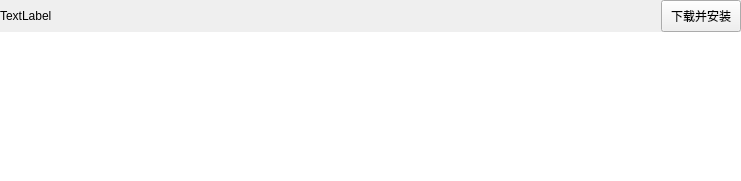
<?xml version="1.0" encoding="UTF-8"?>
<ui version="4.0">
 <class>UpdateItem</class>
 <widget class="QWidget" name="UpdateItem">
  <property name="geometry">
   <rect>
    <x>0</x>
    <y>0</y>
    <width>741</width>
    <height>181</height>
   </rect>
  </property>
  <property name="windowTitle">
   <string>Form</string>
  </property>
  <layout class="QGridLayout" name="gridLayout">
   <property name="leftMargin">
    <number>0</number>
   </property>
   <property name="topMargin">
    <number>0</number>
   </property>
   <property name="rightMargin">
    <number>0</number>
   </property>
   <property name="bottomMargin">
    <number>0</number>
   </property>
   <property name="spacing">
    <number>0</number>
   </property>
   <item row="0" column="0">
    <widget class="QWidget" name="widget" native="true">
     <layout class="QGridLayout" name="gridLayout_2">
      <property name="leftMargin">
       <number>0</number>
      </property>
      <property name="topMargin">
       <number>0</number>
      </property>
      <property name="rightMargin">
       <number>0</number>
      </property>
      <property name="bottomMargin">
       <number>0</number>
      </property>
      <property name="spacing">
       <number>0</number>
      </property>
      <item row="0" column="0">
       <layout class="QHBoxLayout" name="horizontalLayout">
        <item>
         <widget class="QLabel" name="version">
          <property name="text">
           <string>TextLabel</string>
          </property>
         </widget>
        </item>
        <item>
         <spacer name="horizontalSpacer">
          <property name="orientation">
           <enum>Qt::Horizontal</enum>
          </property>
          <property name="sizeHint" stdset="0">
           <size>
            <width>40</width>
            <height>20</height>
           </size>
          </property>
         </spacer>
        </item>
        <item>
         <widget class="QLabel" name="progress">
          <property name="text">
           <string/>
          </property>
         </widget>
        </item>
        <item>
         <widget class="QPushButton" name="install">
          <property name="minimumSize">
           <size>
            <width>0</width>
            <height>32</height>
           </size>
          </property>
          <property name="maximumSize">
           <size>
            <width>16777215</width>
            <height>32</height>
           </size>
          </property>
          <property name="text">
           <string>下载并安装</string>
          </property>
         </widget>
        </item>
       </layout>
      </item>
      <item row="1" column="0">
       <widget class="QTextBrowser" name="detail">
        <property name="sizePolicy">
         <sizepolicy hsizetype="Preferred" vsizetype="Preferred">
          <horstretch>0</horstretch>
          <verstretch>0</verstretch>
         </sizepolicy>
        </property>
        <property name="frameShape">
         <enum>QFrame::NoFrame</enum>
        </property>
       </widget>
      </item>
     </layout>
    </widget>
   </item>
  </layout>
 </widget>
 <resources/>
 <connections/>
</ui>
